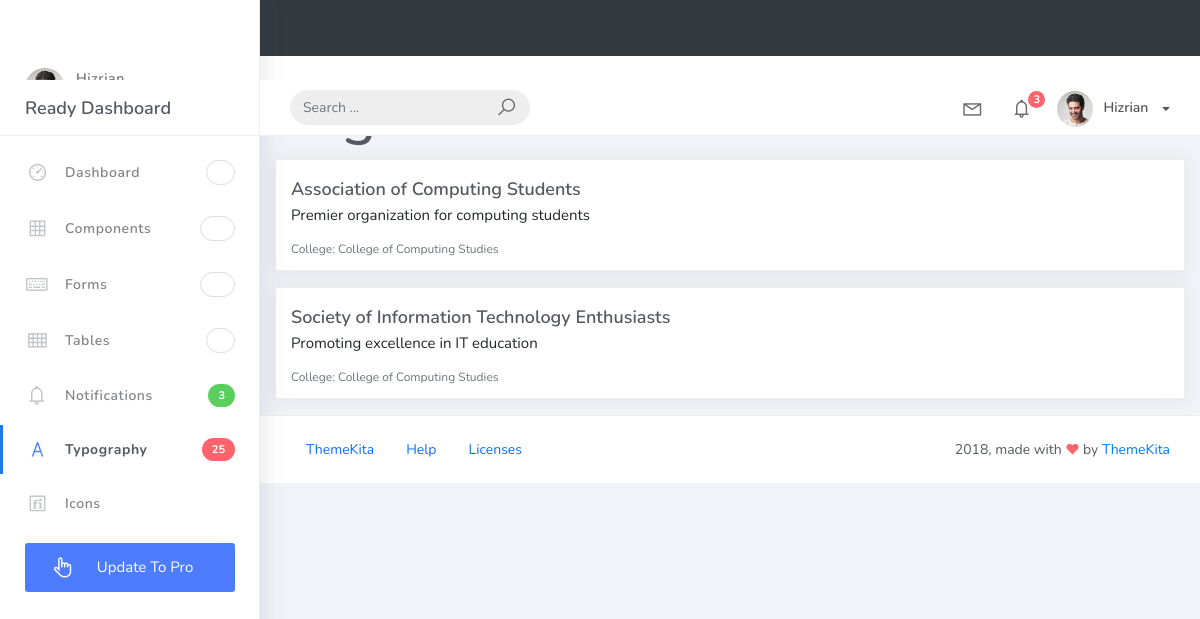
The page / on the database its author committed.
### core/models.py (models this page shows, shortened)
class Organization(models.Model):
    name = models.CharField(max_length=200)
    description = models.TextField()
    college = models.ForeignKey(College, on_delete=models.CASCADE)  # Add this line

class College(models.Model):
    name = models.CharField(max_length=100)
    def __str__(self):
        return self.name

### studentorg/views.py (the view)
# urls.py: path('', HomepageView.as_view(), name='home'),
class HomepageView(ListView):  # Changed from OrganizationListView to HomepageView
    model = Organization
    template_name = 'home.html'
    context_object_name = 'home'

### templates/home.html (shortened to what this page needs)
{% extends 'base.html' %}
{% block content %}
    <div class="container">
        <h1>Organizations</h1>
        {% if home %}
            {% for org in home %}
                <div class="card mb-3">
                    <div class="card-body">
                        <h5 class="card-title">{{ org.name }}</h5>
                        <p class="card-text">{{ org.description }}</p>
                        <p class="card-text"><small class="text-muted">College: {{ org.college }}</small></p>
                    </div>
                </div>
            {% endfor %}
        {% else %}
            <p>No organizations found.</p>
        {% endif %}
    </div>
{% endblock %}

### rows shown on the page
Organization: name "Association of Computing Students", description "Premier organization for computing students", college "College of Computing Studies"
Organization: name "Society of Information Technology Enthusiasts", description "Promoting excellence in IT education", college "College of Computing Studies"
